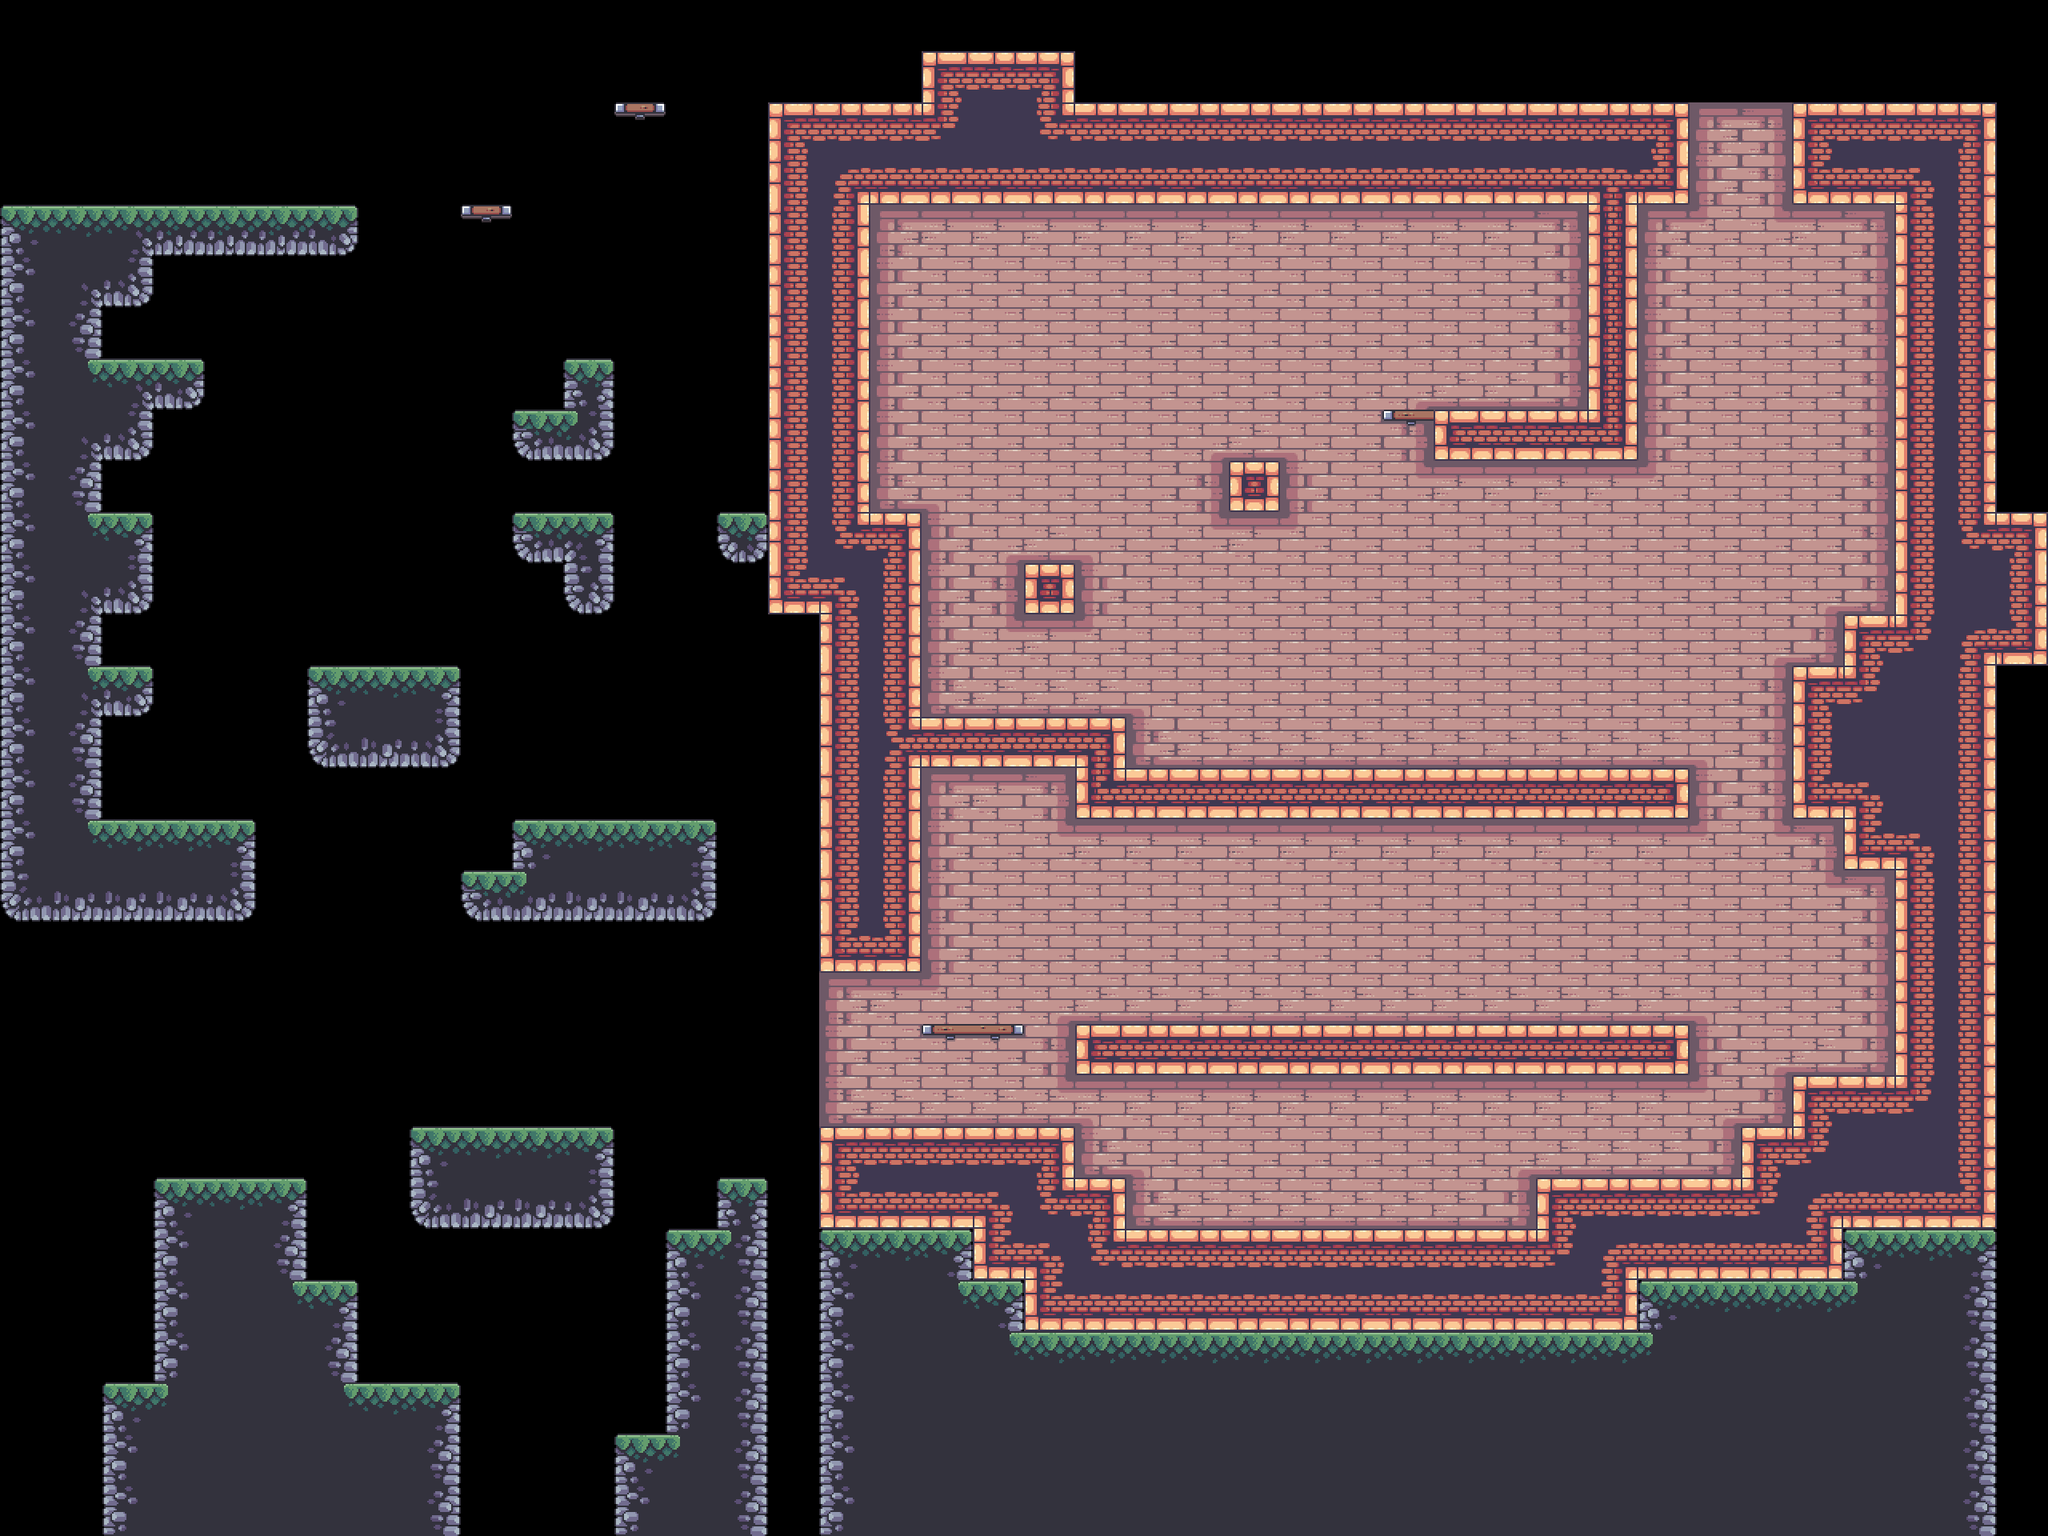

Tiled map render using the project's own tile images. Description and the map definition, with tile-layer contents summarised, below:
An orthogonal 40x30 tile map with 64x64 px tiles, 4 tile layers (BG, Terrain, Platforms, FG), 8 tilesets and 135 objects (26x floor_spike, 23x static, 20x silver, 12x candle, 7x saw, ...).

<map version="1.10" tiledversion="1.11.2" orientation="orthogonal" renderorder="right-down" width="40" height="30" tilewidth="64" tileheight="64" infinite="0" nextlayerid="14" nextobjectid="249">
 <tileset firstgid="1" source="../tilesets/items.tsx" />
 <tileset firstgid="6" source="../tilesets/extra.tsx" />
 <tileset firstgid="72" source="../tilesets/enemies.tsx" />
 <tileset firstgid="72" source="../tilesets/grass.tsx" />
 <tileset firstgid="77" source="../tilesets/outside.tsx" />
 <tileset firstgid="125" source="../tilesets/inside.tsx" />
 <tileset firstgid="221" source="../tilesets/objects.tsx" />
 <tileset firstgid="249" source="../tilesets/platforms.tsx" />
 <layer id="9" name="BG" width="40" height="30">
  <data>[1200 cells, 379 non-empty, 16 distinct tile ids]</data>
 </layer>
 <objectgroup id="12" name="BG details" class="window">
  <object id="180" name="static" gid="240" x="1606.33" y="1537.67" width="14" height="34" />
  <object id="181" name="static" gid="241" x="1808" y="1538.67" width="30" height="14" />
  <object id="182" name="static" gid="242" x="1535" y="1538.67" width="14" height="28" />
  <object id="183" name="static" gid="243" x="1472" y="1538.33" width="24" height="14" />
  <object id="184" name="static" gid="244" x="1856" y="960" width="42" height="44" />
  <object id="185" name="static" gid="245" x="1816.33" y="1536" width="42" height="44" />
  <object id="186" name="static" gid="244" x="2240" y="832" width="42" height="44" />
  <object id="188" name="static" gid="235" x="1728" y="1536" width="42" height="32" />
  <object id="189" name="static" gid="248" x="1152" y="896" width="82" height="98" />
  <object id="190" name="candle" gid="236" x="1216" y="1088" width="64" height="64" />
  <object id="191" name="candle" gid="236" x="1600" y="1408" width="64" height="64" />
  <object id="192" name="candle" gid="236" x="1856" y="1408" width="64" height="64" />
  <object id="193" name="candle" gid="236" x="2176" y="1280" width="64" height="64" />
  <object id="194" name="candle" gid="236" x="1280" y="576" width="64" height="64" />
  <object id="195" name="candle" gid="236" x="1536" y="448" width="64" height="64" />
  <object id="196" name="candle" gid="236" x="1792" y="832" width="64" height="64" />
  <object id="197" name="candle" gid="236" x="1536" y="832" width="64" height="64" />
  <object id="198" name="candle" gid="236" x="2048" y="832" width="64" height="64" />
  <object id="199" name="big_chain" gid="238" x="1792" y="700" width="64" height="116" />
  <object id="200" name="big_chain" gid="238" x="1280" y="1084" width="64" height="116" />
  <object id="201" name="small_chain" gid="239" x="1408" y="1088" width="64" height="62" />
  <object id="202" name="big_chain" gid="238" x="1536" y="1148" width="64" height="116" />
  <object id="203" name="big_chain" gid="238" x="1728" y="1148" width="64" height="116" />
  <object id="204" name="small_chain" gid="239" x="1664" y="1088" width="64" height="62" />
  <object id="205" name="small_chain" gid="239" x="1920" y="1088" width="64" height="62" />
  <object id="206" name="static" gid="244" x="1984" y="1280" width="42" height="44" />
  <object id="207" name="static" gid="240" x="1664" y="1280" width="14" height="34" />
  <object id="208" name="static" gid="245" x="1920" y="1280" width="42" height="44" />
  <object id="209" name="static" gid="243" x="1473.5" y="1280" width="24" height="14" />
  <object id="210" name="static" gid="243" x="1692" y="1282" width="24" height="14" />
  <object id="211" name="candle" gid="236" x="1408" y="1152" width="64" height="64" />
  <object id="213" name="candle" gid="236" x="1664" y="1152" width="64" height="64" />
  <object id="215" name="candle" gid="236" x="1920" y="1152" width="64" height="64" />
  <object id="222" name="window" gid="237" x="1728" y="384" width="64" height="64" />
  <object id="223" name="window" gid="237" x="1216" y="448" width="64" height="64" />
  <object id="224" name="static" gid="235" x="1792" y="960" width="42" height="32" />
  <object id="225" name="static" gid="245" x="1536" y="960" width="42" height="44" />
  <object id="226" name="static" gid="241" x="1552" y="962.67" width="30" height="14" />
  <object id="228" name="static" gid="243" x="1856" y="960" width="24" height="14" />
  <object id="230" name="static" gid="235" x="1175.75" y="1279.25" width="42" height="32" />
  <object id="231" name="static" gid="245" x="1233.5" y="1279.5" width="42" height="44" />
  <object id="232" name="static" gid="243" x="1221.75" y="1279.75" width="24" height="14" />
  <object id="233" name="static" gid="247" x="1547.33" y="1523.67" width="52" height="178" />
  <object id="234" name="static" gid="247" x="1792" y="1523.33" width="52" height="178" />
  <object id="240" name="small_chain" gid="239" x="1525" y="1090.5" width="64" height="62" />
 </objectgroup>
 <layer id="1" name="Terrain" width="40" height="30">
  <data>[1200 cells, 455 non-empty, 47 distinct tile ids]</data>
 </layer>
 <layer id="5" name="Platforms" width="40" height="30">
  <data>[1200 cells, 5 non-empty, 3 distinct tile ids]</data>
 </layer>
 <layer id="10" name="FG" width="40" height="30">
  <data>[1200 cells, 0 non-empty, 0 distinct tile ids]</data>
 </layer>
 <objectgroup id="4" name="Objects">
  <!-- 45 objects omitted --></objectgroup>
 <objectgroup id="13" name="Moving Objects">
  <!-- 4 objects omitted --></objectgroup>
 <objectgroup id="7" name="Items">
  <!-- 27 objects omitted --></objectgroup>
 <objectgroup id="6" name="Enemies">
  <!-- 12 objects omitted --></objectgroup>
 <objectgroup id="2" name="Water">
  <!-- 1 objects omitted --></objectgroup>
 <objectgroup id="8" name="Data">
  <!-- 1 objects omitted --></objectgroup>
</map>
<!-- 90 of 135 objects omitted -->
